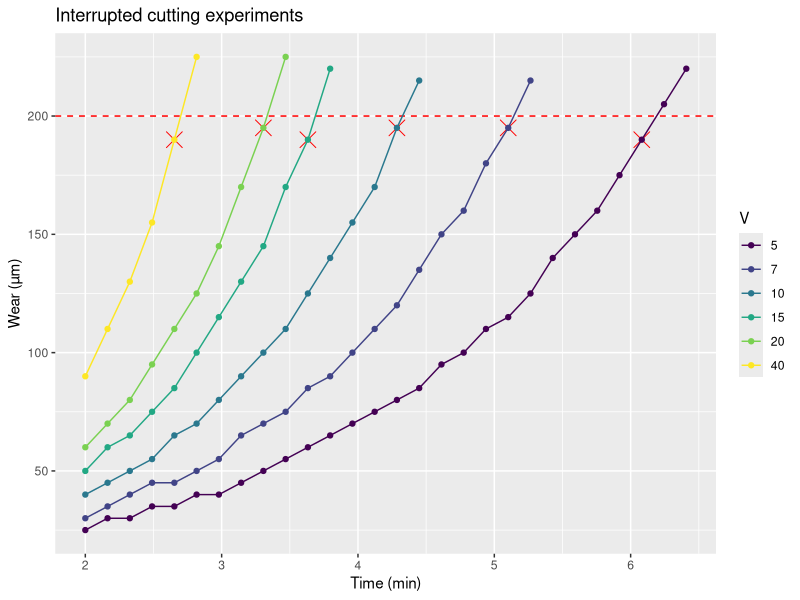
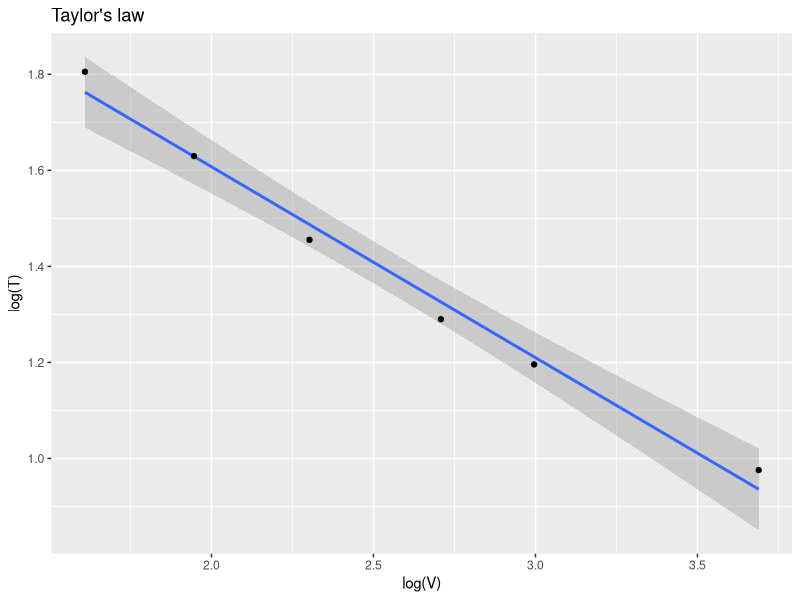
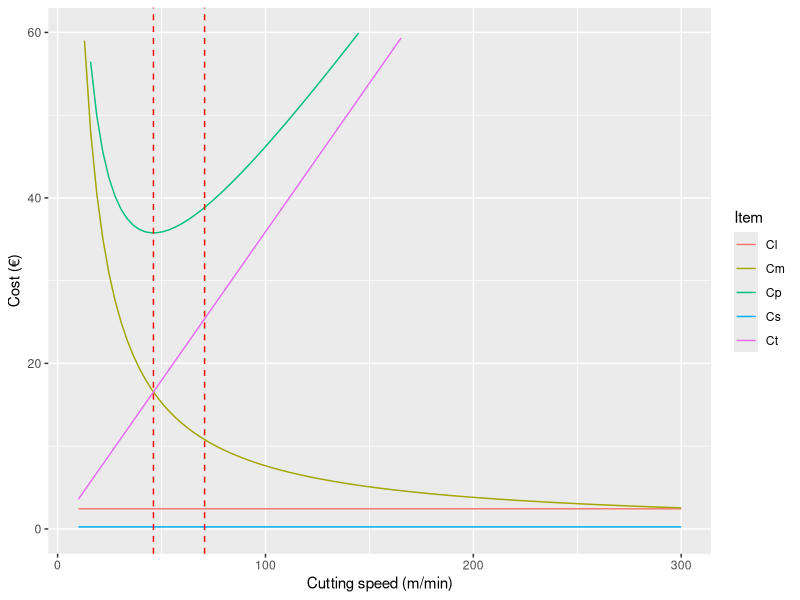
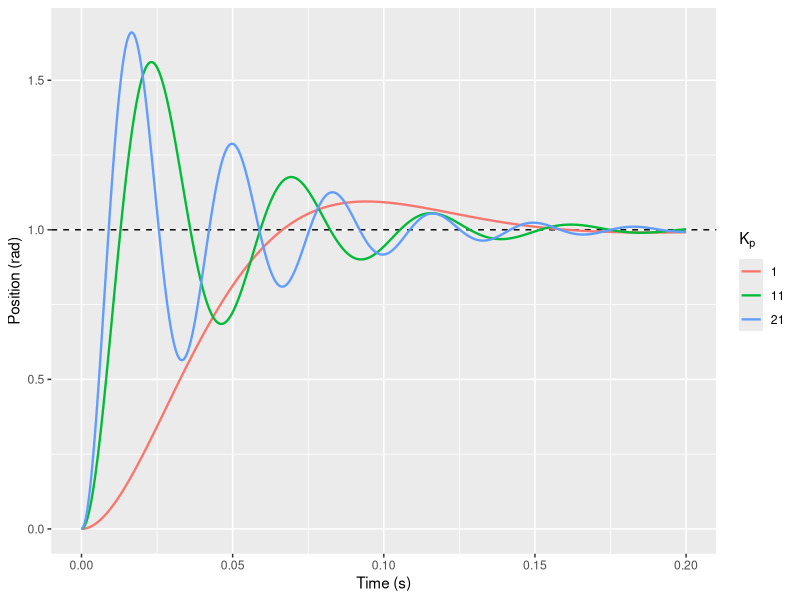
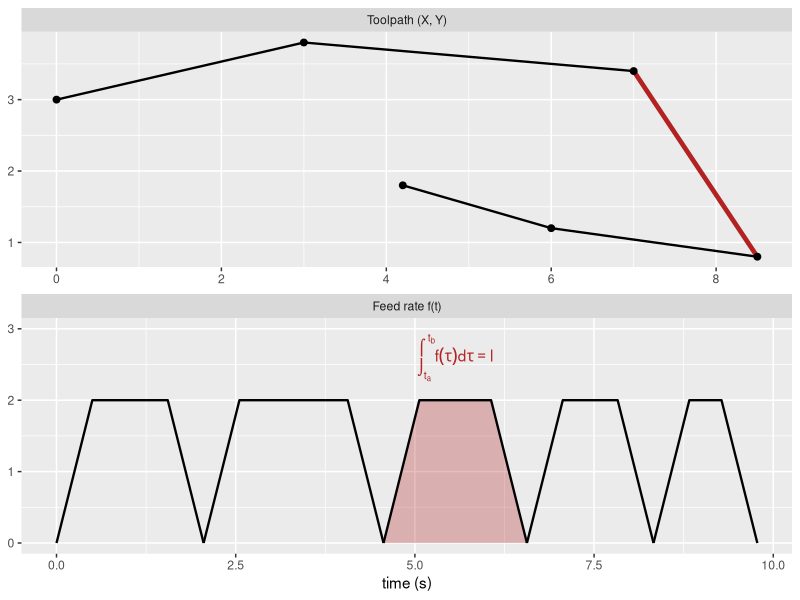
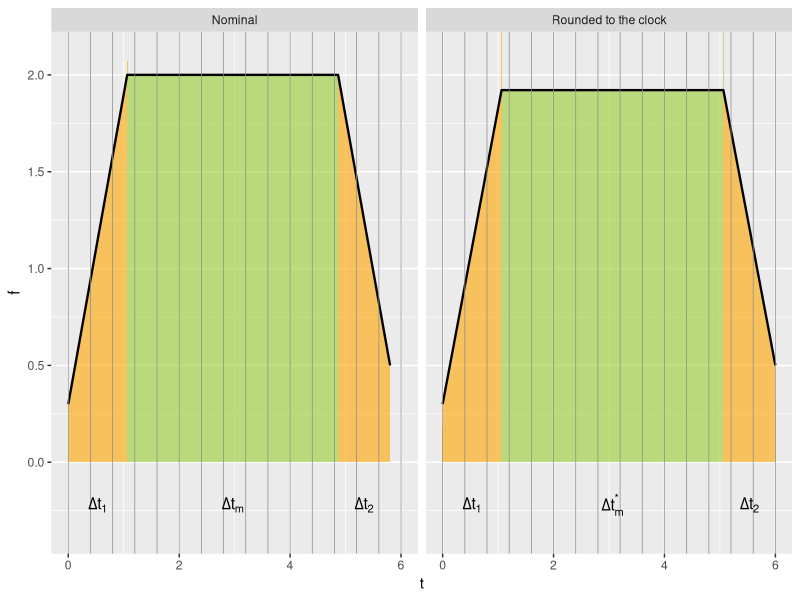
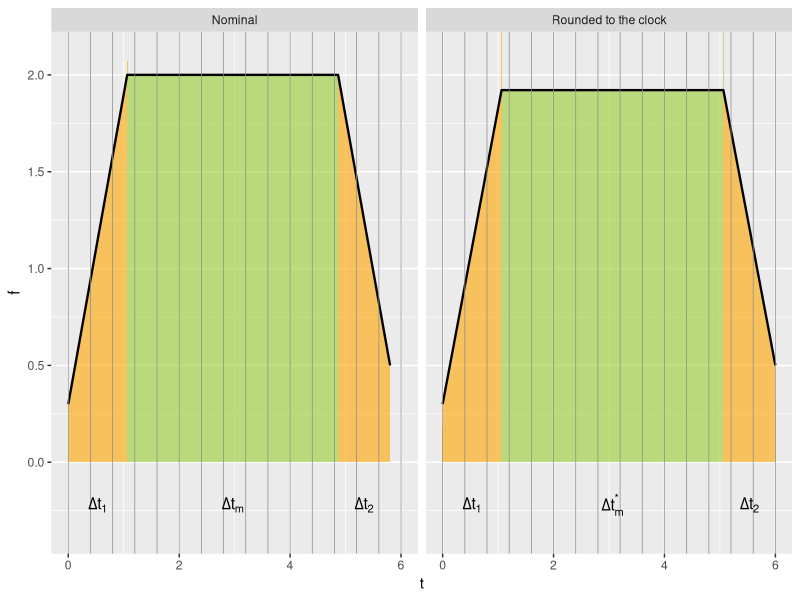
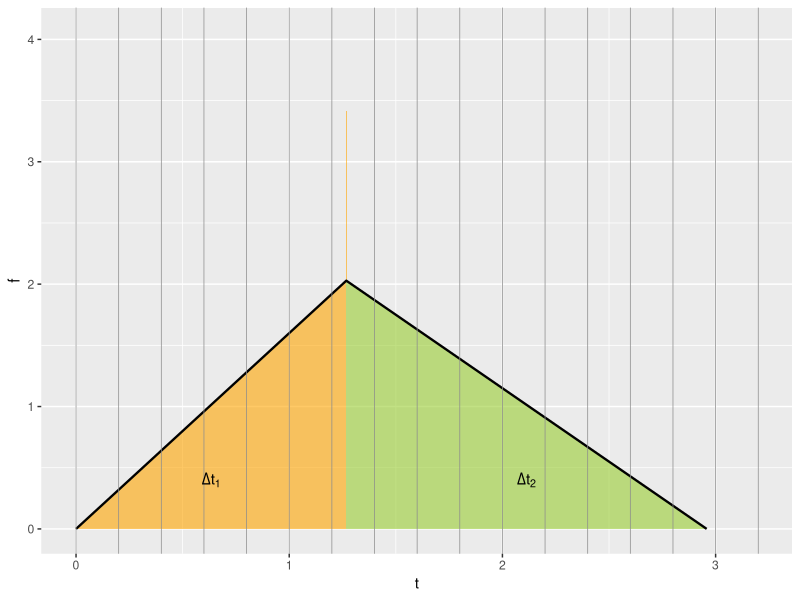

The R source for these figures, in order:
## ---- chunk 1
#| include: false
options(width = 60)
knitr::opts_chunk$set(
  include = FALSE
)
set.seed(0)
library(tidyverse)
## ---- chunk 2
set.seed(0)
wc <- 200
round_next <- function(x, d) round(x/d) * d
w <- function(t,v, k=0.2, a=10) a*v^(k*t)
life <- function(v, wmax, k=0.2) uniroot(\(x) w(x, v, k) - wmax, interval=c(0, 1e5))$root
vels <- c(5, 7, 10, 15, 20, 40)

df <- expand.grid(
  T = seq(2, 10, length.out=50),
  V = vels
) %>%
  mutate(w = w(T, V, k=0.3)) %>% 
  mutate(w = round_next(w, 5)) %>% 
  filter(w <= wc + 30) 

df_l <- df %>% 
  filter(w <= wc) %>% 
  group_by(V) %>% 
  summarise(T = T[which.max(w)], w=max(w))

df %>% 
  mutate(V=factor(V)) %>% 
  ggplot(aes(x=T, y=w, group=V, color=V)) + 
  geom_point(data=df_l, aes(x=T, y=w), color="red", shape=4, size=5) +
  geom_hline(yintercept=wc, color="red", linetype=2) +
  geom_point() +
  geom_line() +
  scale_color_viridis_d(breaks=vels) +
  labs(x="Time (min)", y="Wear (µm)", title="Interrupted cutting experiments")
## ---- chunk 3
df_l %>% 
  ggplot(aes(x=log(V), y=log(T))) +
  geom_smooth(method="lm", formula=y~x) +
  geom_point() + 
  labs(title = "Taylor's law")
## ---- chunk 4
L <- 100
D <- 50
f <- 0.5
Lm <- 1
Om <- 0.7
Cs <- 1
Cl <- 1
K <- 50
n <- 0.5
Ct0 <- 2
Cs <- 10*(Lm + Om)
Cl <- 100*(Lm + Om)
Tm <- function(V) (pi * L * D) / (f*V)
Np <- function(V) (K/V)^(1/n)/Tm(V)
Ct <- function(V) Ct0/Np(V)
Cm <- function(V) Tm(V) * (Lm + Om)

Voc <- (K*(Lm+Om)^n)/((1/n-1)*Ct0)^n
Vot <- K/((1/n-1)*0.5)^n

tibble(
  V = seq(10, 300, length.out=100),
  Cs = Cs,
  Cl = Cl,
  Cm = Cm(V),
  Ct = Ct(V),
  Cp = Cm + Ct + Cs + Cl
) %>% 
  pivot_longer(-V, names_to = "Item", values_to = "Cost") %>% 
  mutate(Cost = Cost/70) %>% 
  ggplot(aes(x=V)) + 
  geom_line(aes(y=Cost, color=Item)) + 
  geom_vline(xintercept=c(Voc, Vot), linetype=2, color="red") + 
  ylim(c(0, 60)) + 
  labs(x="Cutting speed (m/min)", y="Cost (€)")
## ---- chunk 5
#| fig-width: 5.5
#| fig-height: 3.6
#| out-width: "443px"
#| out-height: "290px"
#| fig-align: center
# P-controlled position loop, G(s) = k / (s (tau s + 1)): closed-loop step response
step_response <- function(t, Kp, k = 34.7, tau = 0.02) {
  wn <- sqrt(Kp * k / tau)
  zeta <- 1 / (2 * sqrt(Kp * k * tau))
  wd <- wn * sqrt(1 - zeta^2)
  1 - exp(-zeta * wn * t) * (cos(wd * t) + zeta / sqrt(1 - zeta^2) * sin(wd * t))
}
expand_grid(t = seq(0, 0.2, length.out = 500), Kp = c(1, 11, 21)) %>%
  mutate(theta = step_response(t, Kp), Kp = factor(Kp)) %>%
  ggplot(aes(x = t, y = theta, color = Kp)) +
  geom_hline(yintercept = 1, linetype = 2) +
  geom_line(linewidth = 0.8) +
  labs(x = "Time (s)", y = "Position (rad)", color = quote(K[p]))
## ---- chunk 6
#| include: false
# Helpers for the profiling and look-ahead plots of this section

# Trapezoidal feed profile of a block on a discrete clock (period tq):
# the block duration is rounded up to a multiple of tq and f_m reduced accordingly
quantize_block <- function(l, fm, a, d, fs, fe, tq) {
  t1 <- (fm - fs) / a
  t2 <- (fm - fe) / d
  tm <- l / fm - t1 * (fm + fs) / (2 * fm) - t2 * (fe + fm) / (2 * fm)
  dt <- t1 + tm + t2
  dts <- (floor(dt / tq) + 1) * tq
  tms <- tm + dts - dt
  fms <- (2 * l - fs * t1 - fe * t2) / (t1 + t2 + 2 * tms)
  list(t1 = t1, t2 = t2, tm = tm, tms = tms, fm = fm, fms = fms, fs = fs, fe = fe, tq = tq, dts = dts)
}

profile_phases <- function(t1, tm, t2, fs, fm, fe) tibble(
  t = c(0, t1, t1, t1 + tm, t1 + tm, t1 + tm + t2),
  f = c(fs, fm, fm, fm, fm, fe),
  phase = rep(c("acc", "const", "dec"), each = 2)
)

plot_clock <- function(q = quantize_block(l = 10, fm = 2, a = 1.6, d = 1.6, fs = 0.3, fe = 0.5, tq = 0.4)) {
  prof <- bind_rows(
    `Nominal` = profile_phases(q$t1, q$tm, q$t2, q$fs, q$fm, q$fe),
    `Rounded to the clock` = profile_phases(q$t1, q$tms, q$t2, q$fs, q$fms, q$fe),
    .id = "which"
  )
  lab <- prof %>%
    group_by(which, phase) %>%
    summarise(t = mean(t), .groups = "drop") %>%
    mutate(label = case_when(
      phase == "acc" ~ "Delta*t[1]", phase == "dec" ~ "Delta*t[2]",
      which == "Nominal" ~ "Delta*t[m]", TRUE ~ "Delta*t[m]^'*'"))
  ggplot(prof, aes(t, f)) +
    geom_area(aes(fill = phase), alpha = 0.6, show.legend = FALSE) +
    geom_line(linewidth = 0.8) +
    geom_vline(xintercept = seq(0, q$dts, by = q$tq), color = "gray55", linewidth = 0.25) +
    geom_text(data = lab, aes(y = -0.22, label = label), parse = TRUE, size = 4) +
    scale_fill_manual(values = c(acc = "orange", const = "yellowgreen", dec = "orange")) +
    facet_wrap(~which) +
    coord_cartesian(ylim = c(-0.35, 2.1)) +
    labs(x = "t", y = "f")
}

# Look-ahead, one block in curvilinear abscissa, constant acc/dec a:
# fwd: forward step (accelerations only), bwd: backward step (decelerations only),
# final: resulting profile from (s0, vi) to (sf, vf) with nominal feed vm
la_block <- function(vi, vm, vf, sf = 5, a = 15, n = 400) {
  sq <- function(x) sqrt(pmax(x, 0))
  tibble(s = seq(0, sf, length.out = n)) %>%
    mutate(
      acc_vi = sqrt(vi^2 + 2 * a * s),
      dec_vf = sqrt(vf^2 + 2 * a * (sf - s)),
      dec_vi = sq(vi^2 - 2 * a * s),
      acc_vf = sq(vf^2 - 2 * a * (sf - s)),
      fwd = pmin(acc_vi, pmax(vm, acc_vf)),
      bwd = pmin(dec_vf, pmax(vm, dec_vi)),
      final = pmin(acc_vi, dec_vf, pmax(vm, dec_vi, acc_vf))
    )
}

la_plot <- function(vi, vm, vf, sf = 5, a = 15, steps = "fwd", ymax = 11) {
  b <- la_block(vi, vm, vf, sf, a)
  s <- seq(0, 5.5, length.out = 300)
  guides <- bind_rows(
    tibble(s = s, v = sqrt(vi^2 + 2 * a * s), g = "acc_vi"),
    tibble(s = s, v = suppressWarnings(sqrt(vf^2 - 2 * a * (sf - s))), g = "acc_vf"),
    tibble(s = s, v = suppressWarnings(sqrt(-2 * a * (sf - s))), g = "stop")
  ) %>% filter(!is.na(v))
  s1 <- (vm^2 - vi^2) / (2 * a)
  s2 <- sf - (vf^2 - vm^2) / (2 * a)
  lab <- tribble(
    ~s, ~v, ~label, ~hjust,
    0, vi + 0.8, "(s[0]*','~v[i])", -0.1,
    sf, vf + 0.8, "(s[f]*','~v[f])", 1.05,
    sf, 0.6, "(s[f]*','~0)", 1.1
  )
  marks <- tibble(s = c(s1, s2), v = vm, label = c("(s[1]*','~v[m])", "(s[2]*','~v[m])")) %>%
    filter(s > 0, s < sf)
  p <- ggplot(b, aes(x = s)) +
    geom_hline(yintercept = vm, linetype = 2, color = "gray40") +
    geom_vline(xintercept = sf, linetype = 2, color = "gray40") +
    geom_line(data = guides, aes(y = v, group = g), linetype = 2, linewidth = 0.3, color = "gray30") +
    geom_line(aes(y = fwd), linewidth = 1.2, color = "firebrick")
  if ("bwd" %in% steps)
    p <- p + geom_line(aes(y = bwd), linewidth = 1.2, color = "forestgreen", linetype = "22")
  p +
    geom_point(data = tibble(s = c(0, sf), v = c(vi, vf)), aes(y = v),
               shape = 4, size = 4, stroke = 1.5, color = "firebrick") +
    geom_point(data = marks, aes(y = v), shape = 21, fill = "white", size = 2.5) +
    geom_text(data = marks, aes(y = v + 0.9, label = label), parse = TRUE, size = 3.6) +
    geom_text(data = lab, aes(y = v, label = label, hjust = hjust), parse = TRUE, size = 3.6) +
    coord_cartesian(xlim = c(-0.5, 5.5), ylim = c(-0.5, ymax), expand = FALSE) +
    labs(x = "s", y = quote(v == dot(s)))
}
## ---- chunk 7
# toolpath made of 5 blocks, each with its own trapezoidal profile (stop at the corners)
trapz_pts <- function(l, fm = 2, a = 4) {
  t1 <- fm / a
  tm <- l / fm - t1
  tibble(t = c(0, t1, t1 + tm, 2 * t1 + tm), f = c(0, fm, fm, 0))
}
path <- tibble(x = c(0, 3, 7, 8.5, 6, 4.2), y = c(3, 3.8, 3.4, 0.8, 1.2, 1.8))
hl <- 3   # highlighted block
prof <- path %>%
  mutate(l = sqrt((lead(x) - x)^2 + (lead(y) - y)^2)) %>%
  filter(!is.na(l)) %>%
  mutate(id = row_number(), tp = map(l, trapz_pts),
         t0 = lag(cumsum(map_dbl(tp, ~ max(.$t))), default = 0)) %>%
  unnest(tp) %>%
  mutate(t = t + t0)
panels <- c("Toolpath (X, Y)", "Feed rate f(t)")
bind_rows(
  path %>% transmute(panel = panels[1], h = x, v = y, id = c(1:5, 5)),
  prof %>% transmute(panel = panels[2], h = t, v = f, id = id)
) %>%
  mutate(panel = factor(panel, levels = panels)) %>%
  ggplot(aes(h, v)) +
  geom_area(data = ~ filter(.x, panel == panels[2], id == hl), fill = "firebrick", alpha = 0.3) +
  geom_line(data = ~ filter(.x, panel == panels[2]), aes(group = id), linewidth = 0.8) +
  geom_path(data = ~ filter(.x, panel == panels[1]), linewidth = 0.8) +
  geom_path(data = ~ filter(.x, panel == panels[1]) %>% slice(hl:(hl + 1)), linewidth = 1.6, color = "firebrick") +
  geom_point(data = ~ filter(.x, panel == panels[1]), size = 2) +
  geom_text(data = tibble(panel = factor(panels[2], levels = panels), h = mean(range(prof$t[prof$id == hl])), v = 2.6),
            label = "integral(f(tau)*d*tau, t[a], t[b]) == l", parse = TRUE, color = "firebrick") +
  geom_blank(data = tibble(panel = factor(panels[2], levels = panels), h = 0, v = 3)) +
  facet_wrap(~panel, scales = "free", nrow=2) +
  labs(x = c("time (s)", "X"), y = NULL)
## ---- chunk 8
#| fig-width: 10
#| fig-height: 2.4
#| out-width: "792px"
#| out-height: "190px"
#| fig-align: center
plot_clock()
## ---- chunk 9
#| fig-width: 10
#| fig-height: 2.4
#| out-width: "792px"
#| out-height: "190px"
#| fig-align: center
plot_clock()
## ---- chunk 10
#| fig-width: 4
#| fig-height: 2.67
#| out-width: "300px"
#| out-height: "200px"
#| fig-align: center
# short block: Delta t_m <= 0, the feed never reaches f_m
a <- 1.6; d <- 1.2; l <- 3
t1 <- sqrt(2 * l / (a + a^2 / d)); t2 <- a / d * t1
tibble(t = c(0, t1, t1, t1 + t2), f = c(0, a * t1, a * t1, 0), phase = rep(c("acc", "dec"), each = 2)) %>%
  ggplot(aes(t, f)) +
  geom_area(aes(fill = phase), alpha = 0.6, show.legend = FALSE) +
  geom_line(linewidth = 0.8) +
  geom_vline(xintercept = seq(0, 3.2, by = 0.2), color = "gray55", linewidth = 0.25) +
  annotate("text", x = c(t1 / 2, t1 + t2 / 2), y = 0.4, label = c("Delta*t[1]", "Delta*t[2]"), parse = TRUE) +
  scale_fill_manual(values = c(acc = "orange", dec = "yellowgreen")) +
  labs(x = "t", y = "f")
## ---- chunk 11
#| fig-width: 3.6
#| fig-height: 5
#| out-width: "310px"
#| out-height: "431px"
#| fig-align: center
# feed profile and normalised curvilinear abscissa lambda(t) = s(t) / l
t1 <- 1; tm <- 2; t2 <- 1
tibble(t = seq(0, t1 + tm + t2, length.out = 400)) %>%
  mutate(`f(t)` = pmin(t / t1, 1, (t1 + tm + t2 - t) / t2),
         `lambda(t)` = cumsum(`f(t)`) / sum(`f(t)`)) %>%
  pivot_longer(-t) %>%
  ggplot(aes(t, value)) +
  geom_vline(xintercept = c(t1, t1 + tm), linetype = 2, color = "gray40") +
  geom_line(linewidth = 0.9) +
  facet_wrap(~name, ncol = 1, scales = "free_y", labeller = label_parsed, strip.position = "left") +
  labs(x = "t (s)", y = NULL) +
  theme(strip.placement = "outside")
## ---- chunk 12
#| fig-width: 7
#| fig-height: 4.6
#| out-width: "654px"
#| out-height: "430px"
#| fig-align: center
# jerk-limited profile: 7 phases (jerk +j, 0, -j, cruise, -j, 0, +j)
fm <- 1; amax <- 1; j <- 4; tm <- 1; dt <- 0.001
tj <- amax / j; ta <- fm / amax - tj
phases <- c(tj, ta, tj, tm, tj, ta, tj)
jerk <- c(j, 0, -j, 0, -j, 0, j)
bounds <- cumsum(c(0, phases))
tibble(t = seq(0, sum(phases), by = dt)) %>%
  mutate(j = jerk[findInterval(t, bounds, rightmost.closed = TRUE)],
         a = cumsum(j) * dt, f = cumsum(a) * dt) %>%
  pivot_longer(-t) %>%
  mutate(name = factor(name, levels = c("f", "a", "j"), labels = c("f", "a", "dot(a)"))) %>%
  ggplot(aes(t, value)) +
  geom_vline(xintercept = bounds, linetype = 2, color = "gray40", linewidth = 0.3) +
  geom_line(linewidth = 0.9, color = "firebrick") +
  facet_wrap(~name, ncol = 1, scales = "free_y", labeller = label_parsed, strip.position = "left") +
  labs(x = "t (s)", y = NULL) +
  theme(strip.placement = "outside")
## ---- chunk 13
#| fig-align: center
# blocks: length, nominal feed and angle with the next block (deg)
blk <- tibble(l = c(5, 5, 3, 11, 6, 1, 1), f = c(8, 8, 7, 3, 7, 7, 7), alpha = c(40, 10, 0, 0, 0, 0, 90)) %>%
  mutate(s0 = lag(cumsum(l), default = 0), s1 = cumsum(l),
         vf = if_else(row_number() == n(), 0, (f + lead(f)) / 2 * cos(alpha * pi / 180)),
         vf = pmin(vf, f, lead(f, default = 0)))
first <- la_block(0, blk$f[1], blk$vf[1], sf = blk$l[1])
ggplot(blk) +
  geom_segment(aes(x = s0, xend = s1, y = f, yend = f), linetype = 2, linewidth = 0.8) +
  geom_segment(aes(x = s1, xend = s1, y = 0, yend = pmax(f, lead(f, default = 0))), linetype = 3) +
  geom_line(data = first, aes(s, final), color = "steelblue", linewidth = 1.6) +
  geom_point(data = bind_rows(tibble(s1 = 0, vf = 0), blk), aes(s1, vf), color = "firebrick", size = 3) +
  labs(x = "s", y = quote(v == dot(s)))
## ---- chunk 14
#| fig-width: 4.4
#| fig-height: 3
#| out-width: "520px"
#| out-height: "355px"
la_plot(1, 8, 9)
## ---- chunk 15
#| fig-width: 4.4
#| fig-height: 3
#| out-width: "520px"
#| out-height: "355px"
la_plot(1, 8, 5)
## ---- chunk 16
#| fig-width: 4.4
#| fig-height: 3
#| out-width: "520px"
#| out-height: "355px"
la_plot(9, 8, 9)
## ---- chunk 17
#| fig-width: 4.4
#| fig-height: 3
#| out-width: "520px"
#| out-height: "355px"
la_plot(9, 8, 5)
## ---- chunk 18
#| fig-width: 4.4
#| fig-height: 3
#| out-width: "520px"
#| out-height: "355px"
la_plot(1, 8, 5, sf = 1.5)
## ---- chunk 19
#| fig-width: 4.4
#| fig-height: 3
#| out-width: "520px"
#| out-height: "355px"
la_plot(1, 8, 9, sf = 1.5)
## ---- chunk 20
#| fig-width: 4.4
#| fig-height: 3
#| out-width: "520px"
#| out-height: "355px"
la_plot(7, 8, 9, sf = 1.5)
## ---- chunk 21
#| fig-width: 4.4
#| fig-height: 3
#| out-width: "520px"
#| out-height: "355px"
la_plot(7.5, 8, 6, sf = 1.5)
## ---- chunk 22
#| fig-width: 4.4
#| fig-height: 3
#| out-width: "520px"
#| out-height: "355px"
la_plot(0, 8, 5.3, steps = c("fwd", "bwd"))
## ---- chunk 23
#| fig-width: 4.4
#| fig-height: 3
#| out-width: "520px"
#| out-height: "355px"
la_plot(9, 8, 5, steps = c("fwd", "bwd"))
## ---- chunk 24
#| fig-width: 10
#| fig-height: 5.6
#| out-width: "964px"
#| out-height: "540px"
#| fig-align: center
# a = d = 10, sf = 5; red: forward step, green: backward step, gray: resulting profile
tribble(
  ~case, ~vi, ~vm, ~vf,
  "AMA", 2, 6, 9,      "A", 1, 10.5, 10.05,  "M", 6, 6, 6,
  "DMD", 9, 6, 2,      "D", 10, 10.5, 1,     "AMD", 2, 7, 2,
  "AD", 1, 10.5, 1,    "DA", 9, 4, 9,        "DMA", 9, 6, 9
) %>%
  mutate(case = fct_inorder(case), prof = pmap(list(vi, vm, vf), la_block, a = 10)) %>%
  unnest(prof) %>%
  ggplot(aes(x = s)) +
  geom_hline(aes(yintercept = vm), linetype = 2, color = "gray40") +
  geom_line(aes(y = final), linewidth = 3.5, color = "gray75", lineend = "round") +
  geom_line(aes(y = fwd), linewidth = 1, color = "firebrick") +
  geom_line(aes(y = bwd), linewidth = 1, color = "forestgreen", linetype = "22") +
  facet_wrap(~case, ncol = 3) +
  coord_cartesian(ylim = c(0, 11)) +
  labs(x = "s", y = quote(v == dot(s)))
## ---- chunk 25
# 90-degree corner at constant feed, each axis follows its command with a first-order lag (Kv)
corner <- function(feed, Kv = 40, dt = 1e-4, L = 2) {
  v <- feed / 60
  t <- seq(0, 2 * L / v + 0.2, by = dt)
  xc <- 40 + pmin(v * t - L, 0)
  yc <- -10 + pmax(v * t - L, 0)
  xa <- ya <- numeric(length(t))
  xa[1] <- xc[1] - v / Kv; ya[1] <- yc[1]
  for (i in 2:length(t)) {
    xa[i] <- xa[i - 1] + Kv * (xc[i - 1] - xa[i - 1]) * dt
    ya[i] <- ya[i - 1] + Kv * (yc[i - 1] - ya[i - 1]) * dt
  }
  e <- min(sqrt((xa - 40)^2 + (ya + 10)^2))
  tibble(x = xa, y = ya, F = sprintf("%d mm/min (error %.2f mm)", feed, e))
}
bind_rows(corner(500), corner(1500)) %>%
  ggplot(aes(x, y, color = F)) +
  geom_path(data = tibble(x = c(39.5, 40, 40), y = c(-10, -10, -9.5)), color = "black", linetype = 2) +
  geom_path(linewidth = 1) +
  coord_equal(xlim = c(39.5, 40.1), ylim = c(-10.1, -9.5)) +
  labs(x = "X (mm)", y = "Y (mm)", color = "Feed rate") +
  theme(legend.position = "bottom", legend.direction = "vertical")
## ---- chunk 26
#| layout-ncol: 2
#| fig-width: 5
#| fig-height: 4.2
#| out-width: "100%"
# simulated calibration of a 200 mm axis: 5 runs, measured every 10 mm
set.seed(1)
xs <- seq(0, 200, by = 10)
shape <- 1.5 * sin(xs / 25) + 0.8 * sin(xs / 9 + 1)
expand_grid(run = 1:5, x = xs) %>%
  mutate(straightness = shape[match(x, xs)] + rnorm(n(), sd = 0.6)) %>%
  ggplot(aes(x, straightness)) +
  geom_line(aes(group = run), color = "gray60") +
  geom_point(color = "gray40", size = 1) +
  stat_summary(fun.data = ~ tibble(ymin = mean(.x) - 2 * sd(.x), ymax = mean(.x) + 2 * sd(.x)),
               geom = "ribbon", alpha = 0.15, fill = "firebrick") +
  stat_summary(fun = mean, geom = "line", color = "firebrick", linewidth = 1) +
  labs(x = "Axis position (mm)", y = "Straightness (µm)", title = "Straightness residuals")
expand_grid(run = 1:5, dir = c("forward", "backward"), x = xs) %>%
  mutate(error = 0.025 * x + 0.8 * sin(x / 30) + if_else(dir == "forward", 1.2, -1.2) + rnorm(n(), sd = 0.3)) %>%
  ggplot(aes(x, error, color = dir)) +
  geom_point(size = 1, alpha = 0.6) +
  stat_summary(fun = mean, geom = "line", linewidth = 1) +
  labs(x = "Nominal position (mm)", y = "Positioning error (µm)", color = NULL,
       title = "Linearity (positioning) error") +
  theme(legend.position = "bottom")
